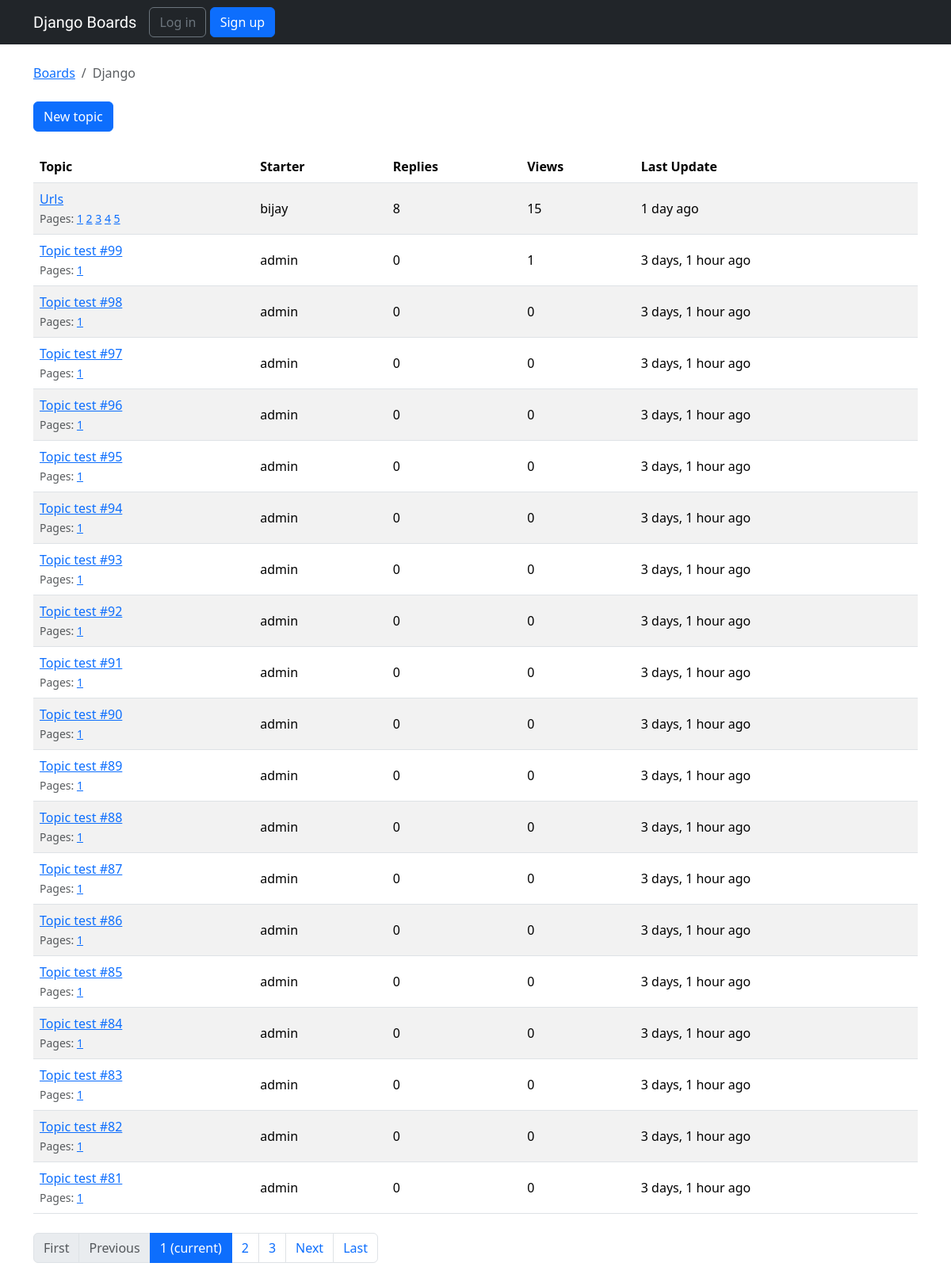
The app's page /boards/1/ with its own data.
### boards/models.py (models this page shows, shortened)
class Board(models.Model):
    name = models.CharField(max_length=30, unique=True)
    description = models.CharField(max_length=100)

class Topic(models.Model):
    subject = models.CharField(max_length=255)
    last_updated = models.DateTimeField(auto_now_add=True)  # auto_now_add adds time as when the data was inserted
    board = models.ForeignKey(Board, related_name='topics', on_delete=models.CASCADE)
    starter = models.ForeignKey(User, related_name='topics', on_delete=models.CASCADE)
    views = models.PositiveIntegerField(default=0)
    def get_page_count(self):
        count = self.posts.count()
        pages = count / 2
        return math.ceil(pages)
    def has_many_pages(self, count=None):
        if count is None:
            count = self.get_page_count()
        return count > 6
    def get_page_range(self):
        count = self.get_page_count()
        if self.has_many_pages(count):
            return range(1, 5)
        return range(1, count + 1)

### boards/views.py (the view)
# urls.py: re_path(r'^boards/(?P<pk>\d+)/$', views.TopicListView.as_view(), name='board_topics'),
class TopicListView(ListView):
    model = Topic
    context_object_name = 'topics'
    template_name = 'topics.html'
    paginate_by = 20    # number of data in a page displayed at once
    def get_context_data(self, **kwargs):
        kwargs['board'] = self.board
        return super().get_context_data(**kwargs)
    def get_queryset(self):
        self.board = get_object_or_404(Board, pk=self.kwargs.get('pk'))
        queryset = self.board.topics.order_by('-last_updated').annotate(replies=Count('posts') - 1)
        return queryset

### templates/topics.html (shortened to what this page needs)
{% extends 'base.html' %}
{% load humanize %}
{% block breadcrumb %}
    <li class="breadcrumb-item"><a href="{% url 'home' %}">Boards</a></li>
    <li class="breadcrumb-item active">{{ board.name }}</li>
{% endblock %}
{% block content %}
    <div class="mb-4">
        <a href="{% url 'new_topic' board.pk %}" class="btn btn-primary">New topic</a>
    </div>
    <table class="table table-striped mb-4">
        <thead class="thead-inverse">
          <tr>
            <th>Topic</th>
            <th>Starter</th>
            <th>Replies</th>
            <th>Views</th>
            <th>Last Update</th>
          </tr>
        </thead>
        <tbody>
          {% for topic in topics %}
            {% url 'topic_posts' board.pk topic.pk as topic_url %}
            <tr>
              <td>
                <p class="mb-0">
                  <a href="{{ topic_url }}">{{ topic.subject }}</a>
                </p>
                <small class="text-muted">
                  Pages:
                  {% for i in topic.get_page_range %}
                    <a href="{{ topic_url }}?page={{ i }}">{{ i }}</a>
                  {% endfor %}
                </small>
              </td>
              <td class="align-middle">{{ topic.starter.username }}</td>
              <td class="align-middle">{{ topic.replies }}</td>
              <td class="align-middle">{{ topic.views }}</td>
              <td class="align-middle">{{ topic.last_updated|naturaltime }}</td>
            </tr>
          {% endfor %}
        </tbody>
      </table>
    {% include 'includes/pagination.html' %}
{% endblock %}

### records on screen
Board: name "Django"
Topic: subject "Urls", get_page_range "1" "2" "3" "4" "5", starter.username "bijay", replies "8", views "15", last_updated "1 day ago"
Topic: subject "Topic test #99", get_page_range "1", starter.username "admin", replies "0", views "1", last_updated "3 days, 1 hour ago"
Topic: subject "Topic test #98", get_page_range "1", starter.username "admin", replies "0", views "0", last_updated "3 days, 1 hour ago"
Topic: subject "Topic test #97", get_page_range "1", starter.username "admin", replies "0", views "0", last_updated "3 days, 1 hour ago"
Topic: subject "Topic test #96", get_page_range "1", starter.username "admin", replies "0", views "0", last_updated "3 days, 1 hour ago"
Topic: subject "Topic test #95", get_page_range "1", starter.username "admin", replies "0", views "0", last_updated "3 days, 1 hour ago"
Topic: subject "Topic test #94", get_page_range "1", starter.username "admin", replies "0", views "0", last_updated "3 days, 1 hour ago"
Topic: subject "Topic test #93", get_page_range "1", starter.username "admin", replies "0", views "0", last_updated "3 days, 1 hour ago"
Topic: subject "Topic test #92", get_page_range "1", starter.username "admin", replies "0", views "0", last_updated "3 days, 1 hour ago"
Topic: subject "Topic test #91", get_page_range "1", starter.username "admin", replies "0", views "0", last_updated "3 days, 1 hour ago"
Topic: subject "Topic test #90", get_page_range "1", starter.username "admin", replies "0", views "0", last_updated "3 days, 1 hour ago"
Topic: subject "Topic test #89", get_page_range "1", starter.username "admin", replies "0", views "0", last_updated "3 days, 1 hour ago"
Topic: subject "Topic test #88", get_page_range "1", starter.username "admin", replies "0", views "0", last_updated "3 days, 1 hour ago"
Topic: subject "Topic test #87", get_page_range "1", starter.username "admin", replies "0", views "0", last_updated "3 days, 1 hour ago"
Topic: subject "Topic test #86", get_page_range "1", starter.username "admin", replies "0", views "0", last_updated "3 days, 1 hour ago"
Topic: subject "Topic test #85", get_page_range "1", starter.username "admin", replies "0", views "0", last_updated "3 days, 1 hour ago"
Topic: subject "Topic test #84", get_page_range "1", starter.username "admin", replies "0", views "0", last_updated "3 days, 1 hour ago"
Topic: subject "Topic test #83", get_page_range "1", starter.username "admin", replies "0", views "0", last_updated "3 days, 1 hour ago"
Topic: subject "Topic test #82", get_page_range "1", starter.username "admin", replies "0", views "0", last_updated "3 days, 1 hour ago"
Topic: subject "Topic test #81", get_page_range "1", starter.username "admin", replies "0", views "0", last_updated "3 days, 1 hour ago"

### other values on screen
{{ page_num }} "1"
{{ page_num }} "2" "3"
